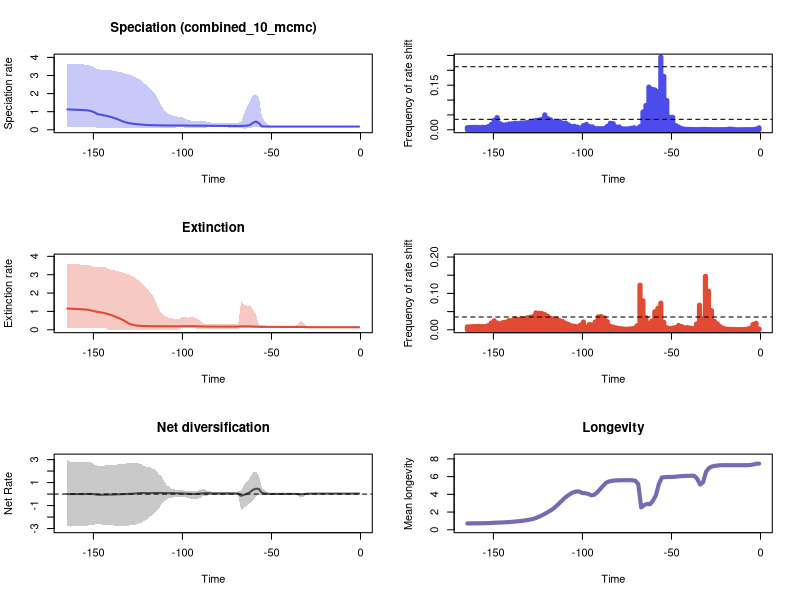

This figure's R source:


pdf(file='C:/Users/Gabriela Karam/PyRate/Datasets/Ophidia_abril/RTT_plots.pdf',width=10, height=15)
par(mfrow=c(3,2))
library(scales)

time=c(-0.827253915, -2.481761745,-4.136269575,-5.790777405,-7.445285235,-9.099793065,-10.754300895,-12.408808725,-14.063316555,-15.717824385,-17.372332215,-19.026840045,-20.681347875,-22.335855705,-23.990363535,-25.644871365,-27.299379195,-28.953887025,-30.608394855,-32.262902685,-33.917410515,-35.571918345,-37.226426175,-38.880934005,-40.535441835,-42.189949665,-43.844457495,-45.498965325,-47.153473155,-48.807980985,-50.462488815,-52.116996645,-53.771504475,-55.426012305,-57.080520135,-58.735027965,-60.389535795,-62.044043625,-63.698551455,-65.353059285,-67.007567115,-68.662074945,-70.316582775,-71.971090605,-73.625598435,-75.280106265,-76.934614095,-78.589121925,-80.243629755,-81.898137585,-83.552645415,-85.207153245,-86.861661075,-88.516168905,-90.170676735,-91.825184565,-93.479692395,-95.134200225,-96.788708055,-98.443215885,-100.097723715,-101.752231545,-103.406739375,-105.061247205,-106.715755035,-108.370262865,-110.024770695,-111.679278525,-113.333786355,-114.988294185,-116.642802015,-118.297309845,-119.951817675,-121.606325505,-123.260833335,-124.915341165,-126.569848995,-128.224356825,-129.878864655,-131.533372485,-133.187880315,-134.842388145,-136.496895975,-138.151403805,-139.805911635,-141.460419465,-143.114927295,-144.769435125,-146.423942955,-148.078450785,-149.732958615,-151.387466445,-153.041974275,-154.696482105,-156.350989935,-158.005497765,-159.660005595,-161.314513425,-162.969021255,-164.623529085)
rate=c(0.17629834174333012, 0.1761477795843054,0.1760955930773742,0.1760883824601979,0.1760770159888915,0.1760706836687077,0.17606341033592143,0.17605794830925914,0.17605738402584742,0.17606457082257912,0.17611447029335464,0.1761720933068048,0.17616656675796372,0.17616654849556798,0.17617187188997224,0.17617973337406684,0.17619548978302296,0.1762084616983159,0.17621952526882018,0.17624602933590594,0.17628315533191097,0.17629768998399792,0.1763025662172928,0.1763044481319378,0.17630555659260327,0.17632150375920239,0.17634382811855567,0.17638652816373562,0.17655893866836575,0.17688289945206728,0.1773846771251557,0.17877106034893128,0.18111574408362457,0.1844520670335142,0.367536092756356,0.457178704656695,0.38264681616260965,0.26711083961147086,0.23068143319532391,0.21844168567056532,0.2121475734562448,0.21018211551607696,0.21013546766654836,0.2108427843366934,0.21169034295574402,0.21215261742881283,0.2125150696276124,0.21294298315661384,0.21396172158510218,0.21552138857199482,0.21736730207116395,0.2224492266022834,0.22552216857003615,0.2265882811662175,0.22704361675289048,0.22746064623112938,0.2279767157689491,0.2286829976669149,0.23048414045391333,0.23290265088261863,0.23573752118226635,0.23665114291439351,0.23695211392791704,0.23745102055175168,0.2378437889970798,0.23850396999883938,0.23973346806520535,0.24279861165104055,0.24548854342545207,0.24863757768535916,0.2517006404061283,0.25644524767757504,0.26300223381790067,0.2742122787319168,0.28923970320616843,0.30217192257573144,0.31832268884775317,0.34002593786809077,0.3659001334429387,0.40172010488141985,0.4524877262022619,0.5175214751618507,0.5872972919291535,0.6418823539029115,0.6966683076219728,0.7405424088103417,0.7817116316349911,0.811669842718423,0.8418482343664289,0.8821298080845201,0.9772640006789228,1.0375560889630102,1.0688510914578973,1.082872337240338,1.0905679005068205,1.098441032984736,1.1047976034450733,1.1127825874939394,1.12049690984369,1.1267420115504465)
minHPD=c(0.15018451663461677, 0.15108857514646953,0.15095617789435972,0.1510247564336105,0.15108857514646953,0.15112683328408308,0.151147992621765,0.15118003575571146,0.15118003575571146,0.151147992621765,0.15108857514646953,0.1509830594365322,0.1510247564336105,0.15100594285981864,0.1509958479579132,0.15115057263825574,0.1511747874524312,0.1513027424584973,0.15118003575571146,0.15108857514646953,0.15118522597396855,0.1510340587606448,0.15093479092861262,0.1508041184903983,0.1506517099581464,0.15035766129719,0.1503741928890592,0.1506407471728696,0.14943906253904657,0.1470694061150047,0.14323407861803317,0.1423156479260841,0.1396284532465231,0.1387297957410624,0.1428662802219568,0.14311418107808316,0.13285330850287647,0.10619066427240825,0.08730998034485059,0.04774277093026284,0.10516143176002238,0.11810555179075181,0.1210820230364309,0.12476535370044618,0.12483899205395448,0.12638415361627817,0.1266490931867354,0.12648106944478602,0.13009041817449157,0.12998993592957436,0.12920992030059378,0.12864611470307022,0.12358576356772545,0.1246276966149652,0.12230639600271298,0.12464212926515635,0.1218730520237263,0.12545126823688255,0.12447611975796122,0.12468361131043218,0.12656860065956566,0.1254993399623055,0.12615873544098385,0.12468361131043218,0.12358576356772545,0.11637826555211983,0.10983396426707567,0.0947608092150962,0.10749579145645889,0.09489355646494699,0.09429774600950867,0.0947608092150962,0.0965185038527293,0.10653024584939008,0.1071909306264306,0.10427630833086259,0.10665411142814539,0.109021577547824,0.11734922499644543,0.11734922499644543,0.12176892656059637,0.12392926263187373,0.11922614001114717,0.1239789955864848,0.12171653048057952,0.1184009051594383,0.12392926263187373,0.12392926263187373,0.12468361131043218,0.12458251659559398,0.12960935936149082,0.13241855353832385,0.13605743886722307,0.13483448583348215,0.14050017046275556,0.1320850966047623,0.13537062493103016,0.14023300013311207,0.13400405995454154,0.13464164464001127)
maxHPD=c(0.20240243339140557, 0.20204512441647493,0.20153514712600984,0.20151057435675124,0.20151414404177972,0.20151602972583355,0.20152268545026641,0.201537463575649,0.20153130994777552,0.20152268545026641,0.20151057435675124,0.20154378724291055,0.20151414404177972,0.20151057435675124,0.20154378724291055,0.20175092217329663,0.20185032301260594,0.20203546571723063,0.20200605010036057,0.20203302090577197,0.2023380315558822,0.20233991870921894,0.20238150407123906,0.20238316485515334,0.20238072021840653,0.20238150407123906,0.20283880458603484,0.20381183293224708,0.2044254155670558,0.20655966914930735,0.21674860335483695,0.31204669412978714,0.46800139658079626,0.7572691241143582,1.793424183802201,1.9686513238695758,1.8962708755137425,1.5762275744276006,1.2448948141808391,0.9094135597818561,0.4194302474430329,0.3891497150131401,0.3894381083066789,0.38887275759163625,0.38500112521132007,0.3851529845195389,0.38500448060667386,0.38501829480389826,0.3894381083066789,0.39383137111941113,0.39968049248563436,0.4305659967988014,0.4624828556699324,0.4776605115323065,0.4832184848676104,0.4911963887058126,0.4954932873238972,0.5122268100556955,0.5490590552777921,0.6080804579458002,0.6855531597209086,0.7112505519879223,0.7373086972208098,0.7860673103011963,0.844345999330385,0.9201730162396955,1.0549328087356407,1.3193305967888707,1.595709777983472,1.9436309565669136,2.136382515406367,2.2996392565241215,2.442254787803439,2.576281663755182,2.7340454890987327,2.833480195018734,2.9172375559809347,2.988262803198553,3.053120421224587,3.0960886621539636,3.14629985253587,3.191441747759613,3.216780378691793,3.250887634553608,3.280765382293541,3.295836254194759,3.314664229427148,3.3235933425590463,3.33275279112603,3.3583130274388266,3.4601762921528096,3.540676454476213,3.5856025636804842,3.6028649514460493,3.6145485309602434,3.614827256698218,3.6259793299857077,3.641360724916098,3.6426324653414475,3.654863217645665)
remove_na = !is.na(rate)
time = time[remove_na]
plot(time,time,type = 'n', ylim = c(0, 4.0203495394102315), xlim = c(-165.450783,-0.0), ylab = 'Speciation rate', xlab = 'Time',main='Speciation (combined_10_mcmc)' )
polygon(c(time, rev(time)), c(maxHPD[remove_na], rev(minHPD[remove_na])), col = alpha('#4c4cec',0.3), border = NA)
lines(time,rate[remove_na], col = '#4c4cec', lwd=2)
mids=c(-0.8356100151515151, -2.5068300454545454,-4.178050075757575,-5.849270106060606,-7.520490136363636,-9.191710166666667,-10.862930196969698,-12.534150227272727,-14.205370257575757,-15.876590287878786,-17.547810318181817,-19.219030348484846,-20.890250378787876,-22.56147040909091,-24.232690439393938,-25.903910469696967,-27.575130499999997,-29.246350530303026,-30.91757056060606,-32.588790590909085,-34.26001062121212,-35.93123065151515,-37.602450681818176,-39.27367071212121,-40.94489074242424,-42.61611077272727,-44.2873308030303,-45.958550833333334,-47.62977086363636,-49.30099089393939,-50.97221092424242,-52.64343095454545,-54.314650984848484,-55.98587101515151,-57.65709104545454,-59.32831107575757,-60.9995311060606,-62.670751136363634,-64.34197116666667,-66.01319119696969,-67.68441122727272,-69.35563125757575,-71.02685128787878,-72.69807131818182,-74.36929134848485,-76.04051137878787,-77.7117314090909,-79.38295143939393,-81.05417146969697,-82.7253915,-84.39661153030302,-86.06783156060605,-87.73905159090909,-89.41027162121212,-91.08149165151515,-92.75271168181818,-94.4239317121212,-96.09515174242424,-97.76637177272727,-99.4375918030303,-101.10881183333333,-102.78003186363635,-104.45125189393939,-106.12247192424242,-107.79369195454545,-109.46491198484848,-111.1361320151515,-112.80735204545454,-114.47857207575757,-116.1497921060606,-117.82101213636363,-119.49223216666665,-121.16345219696969,-122.83467222727272,-124.50589225757575,-126.17711228787878,-127.84833231818182,-129.51955234848486,-131.1907723787879,-132.8619924090909,-134.53321243939394,-136.20443246969697,-137.8756525,-139.54687253030303,-141.21809256060607,-142.8893125909091,-144.56053262121213,-146.23175265151517,-147.9029726818182,-149.57419271212123,-151.24541274242424,-152.91663277272727,-154.5878528030303,-156.25907283333333,-157.93029286363637,-159.6015128939394,-161.27273292424243,-162.94395295454547,-164.6151729848485)
counts=c(0.006350635063506351, 0.00239023902390239,0.00074007400740074,0.0007000700070007,0.0006400640064006401,0.00071007100710071,0.00044004400440044003,0.00036003600360036,0.00058005800580058,0.00204020402040204,0.00222022202220222,0.0012201220122012202,0.00054005400540054,0.0006300630063006301,0.0006800680068006801,0.0008800880088008801,0.0008500850085008501,0.0009700970097009701,0.00147014701470147,0.0016001600160016002,0.00107010701070107,0.0009800980098009801,0.00105010501050105,0.0013701370137013701,0.0015301530153015303,0.00212021202120212,0.004340434043404341,0.009110911091109111,0.014131413141314131,0.04184418441844184,0.042074207420742075,0.09828982898289829,0.1796979697969797,0.24474447444744474,0.12811281128112811,0.1341034103410341,0.13647364736473647,0.14356435643564355,0.08171817181718172,0.05972597259725972,0.01054105410541054,0.00423042304230423,0.006820682068206821,0.00486048604860486,0.0033403340334033403,0.0027502750275027505,0.0038303830383038303,0.00951095109510951,0.009520952095209522,0.020602060206020602,0.021702170217021702,0.01144114411441144,0.0042004200420042,0.0037003700370037006,0.004000400040004,0.00411041104110411,0.009580958095809581,0.01097109710971097,0.018151815181518153,0.014231423142314232,0.005650565056505651,0.00877087708770877,0.011611161116111612,0.010951095109510952,0.016301630163016303,0.02231223122312231,0.02209220922092209,0.028692869286928692,0.02552255225522552,0.024382438243824384,0.03318331833183318,0.03776377637763777,0.05005500550055005,0.03486348634863486,0.03248324832483249,0.031763176317631765,0.028302830283028303,0.02552255225522552,0.023982398239823982,0.023222322232223223,0.02278227822782278,0.02135213521352135,0.022072207220722073,0.02002200220022002,0.019421942194219423,0.01665166516651665,0.016051605160516052,0.020432043204320433,0.040844084408440846,0.03202320232023202,0.01764176417641764,0.010711071107110712,0.0079007900790079,0.008420842084208421,0.007560756075607561,0.00832083208320832,0.00804080408040804,0.00808080808080808,0.007190719071907191)
plot(mids,counts,type = 'h', xlim = c(-165.450783,-0.0), ylim=c(0,0.24474447444744474), ylab = 'Frequency of rate shift', xlab = 'Time',lwd=5,col='#4c4cec')
bf2 = 0.03514394028058949
bf6 = 0.2120643392777693
abline(h=bf2, lty=2)
abline(h=bf6, lty=2)

time=c(-0.827253915, -2.481761745,-4.136269575,-5.790777405,-7.445285235,-9.099793065,-10.754300895,-12.408808725,-14.063316555,-15.717824385,-17.372332215,-19.026840045,-20.681347875,-22.335855705,-23.990363535,-25.644871365,-27.299379195,-28.953887025,-30.608394855,-32.262902685,-33.917410515,-35.571918345,-37.226426175,-38.880934005,-40.535441835,-42.189949665,-43.844457495,-45.498965325,-47.153473155,-48.807980985,-50.462488815,-52.116996645,-53.771504475,-55.426012305,-57.080520135,-58.735027965,-60.389535795,-62.044043625,-63.698551455,-65.353059285,-67.007567115,-68.662074945,-70.316582775,-71.971090605,-73.625598435,-75.280106265,-76.934614095,-78.589121925,-80.243629755,-81.898137585,-83.552645415,-85.207153245,-86.861661075,-88.516168905,-90.170676735,-91.825184565,-93.479692395,-95.134200225,-96.788708055,-98.443215885,-100.097723715,-101.752231545,-103.406739375,-105.061247205,-106.715755035,-108.370262865,-110.024770695,-111.679278525,-113.333786355,-114.988294185,-116.642802015,-118.297309845,-119.951817675,-121.606325505,-123.260833335,-124.915341165,-126.569848995,-128.224356825,-129.878864655,-131.533372485,-133.187880315,-134.842388145,-136.496895975,-138.151403805,-139.805911635,-141.460419465,-143.114927295,-144.769435125,-146.423942955,-148.078450785,-149.732958615,-151.387466445,-153.041974275,-154.696482105,-156.350989935,-158.005497765,-159.660005595,-161.314513425,-162.969021255,-164.623529085)
rate=c(0.13684190139417385, 0.1369235335547232,0.13760611254433391,0.13821178896413078,0.13838917629878628,0.1384430286040838,0.13846005915292903,0.13846324300063928,0.13846094571845213,0.13846094571845213,0.13846702252458537,0.13846844896236712,0.13849277881322625,0.13858407362148606,0.13884449256859413,0.13943367641910148,0.1401540950355136,0.14198564942722758,0.14592450442521404,0.1526643621379185,0.15480062379070259,0.15427017738325643,0.15371102508713128,0.15375024669636211,0.15392000021022584,0.1542052964847163,0.15448691118612007,0.1548805280377824,0.15556038926344568,0.15598053438287124,0.15623613268049263,0.15631321464282225,0.1565196139831106,0.15711413681780628,0.1606599600843221,0.17039620982074408,0.17802450263726302,0.18383114659056382,0.1852105857909889,0.18751711150453737,0.19088618641097194,0.1736654769599271,0.17124218250425788,0.17057769774675247,0.17038958634213885,0.17037281330559195,0.1704510036344593,0.17065641872238327,0.17100051628519486,0.17150372807505246,0.1723063448441983,0.17344920745417164,0.17561597460735107,0.18009451998121162,0.18478390973177738,0.18962699501278762,0.19372079235022963,0.19499260238851063,0.19430907190174843,0.19344640916794087,0.19301414744619394,0.19028226628098577,0.18974486180109656,0.189721751990392,0.18991550847695432,0.19020408078619122,0.19074583092609113,0.1916989407615156,0.19296608498336593,0.19453555811744694,0.19652582323625706,0.19889689206159533,0.20200875729690276,0.20674876412768872,0.2135360809284712,0.22341342642385054,0.24099729346387577,0.27957765170467896,0.3290121933599457,0.4210151383095371,0.5176589535948461,0.5940404846697751,0.667140052358459,0.7297172226363363,0.7958858429440178,0.8463661972967922,0.8923944964190661,0.925123689039342,0.9584605897708273,0.981313532142946,1.0153937381508853,1.0603730276505365,1.0917933069424066,1.106867735838824,1.1155803016650685,1.1246783268191662,1.1322161044463992,1.1407529667111271,1.1498053976813636,1.1566949455483835)
minHPD=c(0.10013992521424785, 0.10033005040709332,0.1034399399158789,0.10483005207950499,0.10487706433566714,0.1048633730292845,0.10485475457390052,0.10493260454166181,0.10514182674364722,0.10483005207950499,0.10497527177484088,0.10493260454166181,0.10498426703591918,0.10498426703591918,0.10414703074938392,0.10201458202999314,0.09980139645885365,0.1003885339744527,0.10441328276907186,0.10137401044766368,0.1115757248945334,0.1190545740723753,0.12305550936688271,0.1224615929741218,0.12250159571590051,0.12413978990240124,0.12410573705684112,0.12438510851004929,0.12413713286899458,0.12441425679726435,0.12464321036642939,0.12425809569803656,0.12438634465463674,0.12383967413073335,0.11621638027357142,0.11578528465845911,0.1154460404820849,0.11758702719272221,0.11556274409206838,0.11629288238774335,0.11541075167416025,0.04138976279766079,0.05466581029443438,0.05957253384165495,0.058602147676041605,0.05802019315434533,0.05795177565850539,0.057882430335154555,0.05637680485703988,0.05795177565850539,0.051437682049305156,0.04827013984360407,0.04865366644414547,0.03845356840483302,0.035735771872958365,0.0554297832183716,0.09637445961819227,0.09637445961819227,0.09729324338032237,0.09563819936904272,0.09387309662283808,7.020827833894094e-06,1.037946732075991e-05,1.037946732075991e-05,7.020827833894094e-06,7.020827833894094e-06,7.020827833894094e-06,1.037946732075991e-05,7.020827833894094e-06,7.020827833894094e-06,7.020827833894094e-06,7.020827833894094e-06,7.020827833894094e-06,7.020827833894094e-06,7.020827833894094e-06,7.020827833894094e-06,7.020827833894094e-06,7.020827833894094e-06,7.020827833894094e-06,7.020827833894094e-06,7.020827833894094e-06,7.020827833894094e-06,7.020827833894094e-06,1.037946732075991e-05,1.037946732075991e-05,5.6065497045598656e-05,0.08769133391501059,0.09272988538213744,0.09249259353893055,0.09663475299515392,0.09786709658864544,0.10450361096203438,0.09918274156945371,0.10780883971485775,0.10282428759805694,0.10416035938203466,0.10584265328724156,0.10960190270517628,0.10612808007688065,0.11608506587103913)
maxHPD=c(0.16895865671826618, 0.16830259095456168,0.16674842140186025,0.16564757611318567,0.1652641047008649,0.1652641047008649,0.1652641047008649,0.16535988655861927,0.165645125300345,0.16540893307614804,0.1656490747337093,0.165814488216819,0.16615243007566974,0.1667779676918079,0.1675581716590542,0.16971281560115745,0.1755474197096894,0.19681083267997057,0.21982599010782658,0.4281210184658976,0.49178725833258846,0.23855843819359746,0.22748148290573403,0.22610963850963492,0.22592316303031404,0.22747754603069242,0.22748148290573403,0.22803458066861668,0.22898690792994805,0.2306266483644629,0.2318338019893898,0.23194660906127462,0.2335743860773849,0.23662491294727053,0.28084267310126054,0.8571761588899904,1.113285297089359,1.3301472504965837,1.2920710436364833,1.359240318196049,1.5718419789275189,0.3187300718540277,0.29614459829572837,0.2955354907992419,0.29551950601415894,0.29543820013956573,0.29578550401496356,0.2963243795087923,0.2963243795087923,0.29995809267386986,0.29747873846615647,0.3016379105313719,0.31796300829614976,0.3643552199457461,0.495750612246148,0.6132376820236389,0.6769070358036127,0.6802941383246687,0.6619912563009924,0.6811205661958077,0.6972617102613735,0.5950428154213636,0.5977299642464632,0.6124234900352535,0.6368399626902734,0.6789832175997399,0.742924919151536,0.8798830884630026,1.1535567660683574,1.5420941609680954,1.849784748549246,2.060270857365352,2.2493795630100513,2.4107378574804055,2.569745971552499,2.7132371005829143,2.8368956180616074,2.9379980189525985,3.0075625576325296,3.0643044216106547,3.1133965478545895,3.154776195787548,3.2005980525123965,3.238330387419623,3.2806071681539533,3.302607905535624,3.395720406860771,3.400443062713973,3.3985496159932924,3.401277443349305,3.4284346039356715,3.488015836933771,3.5188438405376896,3.5446271837804297,3.5474365934413,3.5603864975624258,3.5711559801063038,3.5827343870178177,3.5858957477725086,3.602099523584877)
remove_na = !is.na(rate)
time = time[remove_na]
plot(time,time,type = 'n', ylim = c(0, 3.962309475943365), xlim = c(-165.450783,-0.0), ylab = 'Extinction rate', xlab = 'Time',main='Extinction' )
polygon(c(time, rev(time)), c(maxHPD[remove_na], rev(minHPD[remove_na])), col = alpha('#e34a33',0.3), border = NA)
lines(time,rate[remove_na], col = '#e34a33', lwd=2)
mids=c(-0.8356100151515151, -2.5068300454545454,-4.178050075757575,-5.849270106060606,-7.520490136363636,-9.191710166666667,-10.862930196969698,-12.534150227272727,-14.205370257575757,-15.876590287878786,-17.547810318181817,-19.219030348484846,-20.890250378787876,-22.56147040909091,-24.232690439393938,-25.903910469696967,-27.575130499999997,-29.246350530303026,-30.91757056060606,-32.588790590909085,-34.26001062121212,-35.93123065151515,-37.602450681818176,-39.27367071212121,-40.94489074242424,-42.61611077272727,-44.2873308030303,-45.958550833333334,-47.62977086363636,-49.30099089393939,-50.97221092424242,-52.64343095454545,-54.314650984848484,-55.98587101515151,-57.65709104545454,-59.32831107575757,-60.9995311060606,-62.670751136363634,-64.34197116666667,-66.01319119696969,-67.68441122727272,-69.35563125757575,-71.02685128787878,-72.69807131818182,-74.36929134848485,-76.04051137878787,-77.7117314090909,-79.38295143939393,-81.05417146969697,-82.7253915,-84.39661153030302,-86.06783156060605,-87.73905159090909,-89.41027162121212,-91.08149165151515,-92.75271168181818,-94.4239317121212,-96.09515174242424,-97.76637177272727,-99.4375918030303,-101.10881183333333,-102.78003186363635,-104.45125189393939,-106.12247192424242,-107.79369195454545,-109.46491198484848,-111.1361320151515,-112.80735204545454,-114.47857207575757,-116.1497921060606,-117.82101213636363,-119.49223216666665,-121.16345219696969,-122.83467222727272,-124.50589225757575,-126.17711228787878,-127.84833231818182,-129.51955234848486,-131.1907723787879,-132.8619924090909,-134.53321243939394,-136.20443246969697,-137.8756525,-139.54687253030303,-141.21809256060607,-142.8893125909091,-144.56053262121213,-146.23175265151517,-147.9029726818182,-149.57419271212123,-151.24541274242424,-152.91663277272727,-154.5878528030303,-156.25907283333333,-157.93029286363637,-159.6015128939394,-161.27273292424243,-162.94395295454547,-164.6151729848485)
counts=c(0.0023002300230023, 0.0178017801780178,0.014791479147914791,0.00427042704270427,0.0017701770177017701,0.0008700870087008701,0.0006600660066006601,0.00091009100910091,0.0008500850085008501,0.00113011301130113,0.0013001300130013002,0.002000200020002,0.00391039103910391,0.008570857085708572,0.01627162716271627,0.023332333233323333,0.052755275527552756,0.10613061306130613,0.14694469446944694,0.029762976297629765,0.06765676567656766,0.015931593159315933,0.0036003600360036,0.004340434043404341,0.00605060506050605,0.00555055505550555,0.00898089808980898,0.011741174117411742,0.00629062906290629,0.0045804580458045805,0.0033203320332033204,0.00551055105510551,0.020542054205420542,0.07328732873287329,0.05907590759075908,0.049614961496149614,0.0241024102410241,0.01764176417641764,0.03306330633063306,0.07968796879687969,0.12271227122712271,0.010761076107610762,0.004090409040904091,0.00282028202820282,0.0020702070207020704,0.0019101910191019103,0.00261026102610261,0.0035603560356035602,0.005120512051205121,0.0074907490749074905,0.009770977097709771,0.022332233223322333,0.03239323932393239,0.036203620362036205,0.03559355935593559,0.021592159215921593,0.013461346134613462,0.014691469146914691,0.007430743074307431,0.021482148214821483,0.01295129512951295,0.00819081908190819,0.009850985098509851,0.01062106210621062,0.014621462146214622,0.017721772177217723,0.022612261226122612,0.025182518251825183,0.029382938293829382,0.029672967296729674,0.031393139313931395,0.037143714371437146,0.041724172417241724,0.044854485448544854,0.04558455845584559,0.04635463546354635,0.03594359435943594,0.034183418341834186,0.032673267326732675,0.02843284328432843,0.030663066306630665,0.02859285928592859,0.02981298129812981,0.025122512251225124,0.025202520252025202,0.02115211521152115,0.01987198719871987,0.01643164316431643,0.01872187218721872,0.02468246824682468,0.018691869186918692,0.011411141114111411,0.00891089108910891,0.008970897089708971,0.009320932093209321,0.00936093609360936,0.009020902090209022,0.008420842084208421,0.00793079307930793)
plot(mids,counts,type = 'h', xlim = c(-165.450783,-0.0), ylim=c(0,0.2), ylab = 'Frequency of rate shift', xlab = 'Time',lwd=5,col='#e34a33')
abline(h=bf2, lty=2)
abline(h=bf6, lty=2)
#Net Diversification Rate
time=c(-0.827253915, -2.481761745,-4.136269575,-5.790777405,-7.445285235,-9.099793065,-10.754300895,-12.408808725,-14.063316555,-15.717824385,-17.372332215,-19.026840045,-20.681347875,-22.335855705,-23.990363535,-25.644871365,-27.299379195,-28.953887025,-30.608394855,-32.262902685,-33.917410515,-35.571918345,-37.226426175,-38.880934005,-40.535441835,-42.189949665,-43.844457495,-45.498965325,-47.153473155,-48.807980985,-50.462488815,-52.116996645,-53.771504475,-55.426012305,-57.080520135,-58.735027965,-60.389535795,-62.044043625,-63.698551455,-65.353059285,-67.007567115,-68.662074945,-70.316582775,-71.971090605,-73.625598435,-75.280106265,-76.934614095,-78.589121925,-80.243629755,-81.898137585,-83.552645415,-85.207153245,-86.861661075,-88.516168905,-90.170676735,-91.825184565,-93.479692395,-95.134200225,-96.788708055,-98.443215885,-100.097723715,-101.752231545,-103.406739375,-105.061247205,-106.715755035,-108.370262865,-110.024770695,-111.679278525,-113.333786355,-114.988294185,-116.642802015,-118.297309845,-119.951817675,-121.606325505,-123.260833335,-124.915341165,-126.569848995,-128.224356825,-129.878864655,-131.533372485,-133.187880315,-134.842388145,-136.496895975,-138.151403805,-139.805911635,-141.460419465,-143.114927295,-144.769435125,-146.423942955,-148.078450785,-149.732958615,-151.387466445,-153.041974275,-154.696482105,-156.350989935,-158.005497765,-159.660005595,-161.314513425,-162.969021255,-164.623529085)
net_rate=c(0.04353915859062329, 0.042289851865796355,0.040556051533950296,0.03938510107576876,0.03908243444039992,0.038974808128481066,0.038940241818577755,0.03893750556366539,0.03895565386906226,0.0389741853470826,0.03908714334313558,0.03949435337565118,0.03919396363486648,0.03905907032967808,0.03864786403118357,0.03764607267931367,0.03641175506529233,0.032939564008089346,0.02350259662220496,-0.010011422726352125,-0.01918880345852,0.0029204479197485803,0.01248809053015292,0.012728612005905934,0.01252341690881059,0.012151944392511318,0.011776062433283484,0.01131523311702008,0.010808808722322653,0.011489567625395727,0.013852207707430422,0.024319286848325405,0.05155077920710785,0.10558024165369373,0.448736634363077,0.4666765329879561,0.3705227456035051,0.1697355859534868,0.029765506359736453,-0.060734622559201826,-0.15063394371610786,0.03498894839584808,0.04768763113295547,0.0501326589821461,0.051434179157614966,0.05193258076044567,0.05219889239740753,0.0523865538061975,0.05329784857344177,0.05522631944531712,0.05714443029901921,0.06702834720447685,0.06928165947102378,0.0579739596323375,0.042210827667267616,0.024285581358934022,0.009269540244076637,0.00809657913681248,0.022964578231827397,0.036053949869663336,0.05000203801372598,0.0637273896867077,0.06791431646935878,0.07527274602253581,0.07782571006293479,0.0805596089682671,0.08346281485419835,0.09083263256087193,0.08814155904998117,0.09775112476158307,0.08762657141664774,0.08148199969937929,0.07746379543723299,0.08381767558799927,0.09253161034381174,0.07439189259087463,0.051213094765133894,0.028831591464702946,0.019794358512929718,0.006751173000609483,-0.0037294810910996007,-0.01165023263087802,-0.02087101913117117,-0.03032247871852974,-0.04093445647531865,-0.04704072729064444,-0.054752035809551416,-0.0595875320678483,-0.06480524334344406,-0.05295575780573633,-0.0032625881140093283,0.007610213441679997,0.007320486553247342,0.0065277840207099294,0.005423934187380069,0.004639488007577557,0.002433886634169346,0.0017823550015886593,0.0008047458328143332,0.00017838401962491255)
net_minHPD=c(-0.0020250131936600246, -0.0014394088762190727,0.0004235619884358499,0.0020092233592775843,0.0020954022024497754,0.002474301654508626,0.0021802589910674686,0.0021077089605091304,0.0020954022024497754,0.0020495001692551196,0.0020058438363280695,0.0013439117878887297,0.0013546287128587409,0.0007825225407866176,-0.00026327624375649394,-0.0033143551314318564,-0.007873863156374422,-0.02430479258498844,-0.04723457069578435,-0.257982809005988,-0.32335640943151384,-0.06576648524482936,-0.05414560143488639,-0.05305586967721301,-0.05305586967721301,-0.05324772759823315,-0.05408457356021282,-0.05590499578055422,-0.05829303349586709,-0.062085271065864145,-0.07330990259607598,-0.08802453388563808,-0.08024009424668074,-0.0957739355719189,-0.0766479188115814,-0.16779814755573108,-0.5440353570956553,-0.7743870575134073,-0.9834025407584798,-1.168970852543827,-1.458567137718084,-0.10622773736689009,-0.07518112685853617,-0.06819667879076802,-0.0653584167308624,-0.06469108349373764,-0.06480151593325637,-0.06582700266798733,-0.06066811533985139,-0.06835660490837259,-0.07475523590426089,-0.10828679732864499,-0.1518127845416255,-0.17712718172653621,-0.37386193450326954,-0.40690993719250573,-0.40690993719250573,-0.4068902507241569,-0.3396949142757302,-0.2917022569508137,-0.2904026561273191,-0.24455364480437422,-0.25991231475858767,-0.29536438892746025,-0.33156711194865307,-0.3944364040529975,-0.6183957802100599,-0.8492350770483331,-1.3098575489157949,-1.5621965981004435,-1.8326327109033156,-1.9706569687450244,-2.2267027910564425,-2.3498352368060402,-2.5033009445857215,-2.585017964042678,-2.6667878426819613,-2.725841717836624,-2.7298771665503905,-2.7488208595873758,-2.7469753879482135,-2.7543002588522243,-2.7533750119941502,-2.7498495992232983,-2.679844833852133,-2.672118341681932,-2.672157049938416,-2.654092199363328,-2.6299388158084827,-2.5900566542077987,-2.672748341926911,-2.702149146225054,-2.7337923735047727,-2.7499575207988207,-2.7330862459611485,-2.758022493766939,-2.8240340724458903,-2.803177579711121,-2.8240340724458903,-2.734645935319913)
net_maxHPD=c(0.08968150252023925, 0.08562260788318715,0.0804093293333078,0.0786471568004488,0.078122006548253,0.07842934282008406,0.07812366429867174,0.07805289357742055,0.07805246782222373,0.07812366429867174,0.07836319922594391,0.07825868716458681,0.07842934282008406,0.07842934282008406,0.07917920316525748,0.0807431998981295,0.08293714473373522,0.08285637617191235,0.0781219233413854,0.0858802394368395,0.0763180912246598,0.06785820999637748,0.06182408378245327,0.06211389618176519,0.062109229499721946,0.062186996092358116,0.06209133298671407,0.06141554067553212,0.062186996092358116,0.06491684174587153,0.06872503392023704,0.1511296143528959,0.30926170472764514,0.6004423909414893,1.6524736875797688,1.9432575340653302,1.8828731915780064,1.4750451569280296,1.0675478915187693,0.8118514106283015,0.29161890266520096,0.22495018303599432,0.19996209462617573,0.19661374872522722,0.1966198468670222,0.1966756831431666,0.1966756831431666,0.19668246094987002,0.2043457275813229,0.2044516156758778,0.21672764590825105,0.26670512210642067,0.3676902336529031,0.4527014933574037,0.31878179821030983,0.3052620141540834,0.29589165545550533,0.28893211003624913,0.286288327257053,0.3015456260608036,0.33151329324492035,0.35327971927487867,0.36979138035866554,0.41553643633326987,0.5202601065977708,0.727189430307481,1.0127126935300415,1.5797646947232886,1.7283660751614252,2.120498059027998,2.2048451005058958,2.3592494263470956,2.369873186179137,2.461153471198205,2.607379855936376,2.6787763616796347,2.6810793254369885,2.6601914886583633,2.669006743859197,2.6598494007372917,2.64784317759388,2.616654621914667,2.578026876758945,2.5260468301291765,2.522910970326653,2.5022563980164625,2.4867368587957337,2.478434480086378,2.4636075959190813,2.4794788346038024,2.5887224291353985,2.744553119243055,2.7809084705332756,2.793587656035199,2.829567070977462,2.829567070977462,2.780276891405626,2.820987762832158,2.8223769119729534,2.9294374402253545)
remove_na = !is.na(net_rate)
time = time[remove_na]
plot(time,time,type = 'n', ylim = c(-3.1064374796904795, 3.22238118424789), xlim = c(-165.450783,-0.0), ylab = 'Net Rate', xlab = 'Time',lwd=2, main='Net diversification', col= '#504A4B' )
polygon(c(time, rev(time)), c(net_maxHPD[remove_na], rev(net_minHPD[remove_na])), col = alpha('#504A4B',0.3), border = NA)
lines(time,net_rate[remove_na], col = '#504A4B', lwd=2)
abline(h=0,lty=2)


time=c(-0.827253915, -2.481761745,-4.136269575,-5.790777405,-7.445285235,-9.099793065,-10.754300895,-12.408808725,-14.063316555,-15.717824385,-17.372332215,-19.026840045,-20.681347875,-22.335855705,-23.990363535,-25.644871365,-27.299379195,-28.953887025,-30.608394855,-32.262902685,-33.917410515,-35.571918345,-37.226426175,-38.880934005,-40.535441835,-42.189949665,-43.844457495,-45.498965325,-47.153473155,-48.807980985,-50.462488815,-52.116996645,-53.771504475,-55.426012305,-57.080520135,-58.735027965,-60.389535795,-62.044043625,-63.698551455,-65.353059285,-67.007567115,-68.662074945,-70.316582775,-71.971090605,-73.625598435,-75.280106265,-76.934614095,-78.589121925,-80.243629755,-81.898137585,-83.552645415,-85.207153245,-86.861661075,-88.516168905,-90.170676735,-91.825184565,-93.479692395,-95.134200225,-96.788708055,-98.443215885,-100.097723715,-101.752231545,-103.406739375,-105.061247205,-106.715755035,-108.370262865,-110.024770695,-111.679278525,-113.333786355,-114.988294185,-116.642802015,-118.297309845,-119.951817675,-121.606325505,-123.260833335,-124.915341165,-126.569848995,-128.224356825,-129.878864655,-131.533372485,-133.187880315,-134.842388145,-136.496895975,-138.151403805,-139.805911635,-141.460419465,-143.114927295,-144.769435125,-146.423942955,-148.078450785,-149.732958615,-151.387466445,-153.041974275,-154.696482105,-156.350989935,-158.005497765,-159.660005595,-161.314513425,-162.969021255,-164.623529085)
rate=c(7.464123328688877, 7.454327701524615,7.3704407090709525,7.308357686816603,7.29354958841169,7.288719017593827,7.2877837603541185,7.28839380437118,7.289398622093383,7.289810110232231,7.289999395818662,7.290914342378899,7.290276116295567,7.283848718453772,7.261510393970921,7.2082207764395,7.143301495307091,6.969353062199552,6.538045531641736,5.361072415484169,5.10686924017829,5.756698618518325,6.091823056926794,6.1007130468329915,6.093209845636838,6.07840465919403,6.063430326798155,6.042545914267934,6.001817839908677,5.974685406452697,5.961349620365295,5.957952281319346,5.942877892855935,5.895616711274913,5.157789215539625,3.8885259827329817,3.287312963094764,2.88176324805626,2.9142392556043832,2.785394693930732,2.5236865720099644,5.161930745380997,5.535534256695764,5.587864895613918,5.596997531136953,5.598260469575828,5.596290129381035,5.590789235994364,5.579792570437211,5.56025899134361,5.518802577844119,5.447032553742274,5.287117831141496,4.931669127604786,4.557443465427211,4.201601252752563,3.939833855232527,3.8974911192864403,4.05279617549708,4.12958816938881,4.155469095529328,4.316888008193922,4.325847512341862,4.242076111693511,4.0636196147739465,3.8388341680767857,3.5735208046972775,3.2589615542983266,2.935657885692234,2.621154169642113,2.345871715922416,2.1283601863296897,1.9318982959404725,1.750159932643291,1.5779048814735943,1.4261074374968348,1.2981429720109354,1.1920434735481324,1.1297532510684054,1.0737031349151949,1.0274189884952745,0.9893398513096018,0.9523317281034236,0.9201465037854872,0.888562665321488,0.8668099455366407,0.8461338558398099,0.8305798517339679,0.8161195569625672,0.8054127316137287,0.7886551509776205,0.7640808872546084,0.7487686709770546,0.7417323879350881,0.737653828883792,0.7334488961792501,0.729451539151332,0.7257342969939048,0.7218433329768373,0.7184032539056092)
minHPD=c(7.464123328688877, 7.454327701524615,7.3704407090709525,7.308357686816603,7.29354958841169,7.288719017593827,7.2877837603541185,7.28839380437118,7.289398622093383,7.289810110232231,7.289999395818662,7.290914342378899,7.290276116295567,7.283848718453772,7.261510393970921,7.2082207764395,7.143301495307091,6.969353062199552,6.538045531641736,5.361072415484169,5.10686924017829,5.756698618518325,6.091823056926794,6.1007130468329915,6.093209845636838,6.07840465919403,6.063430326798155,6.042545914267934,6.001817839908677,5.974685406452697,5.961349620365295,5.957952281319346,5.942877892855935,5.895616711274913,5.157789215539625,3.8885259827329817,3.287312963094764,2.88176324805626,2.9142392556043832,2.785394693930732,2.5236865720099644,5.161930745380997,5.535534256695764,5.587864895613918,5.596997531136953,5.598260469575828,5.596290129381035,5.590789235994364,5.579792570437211,5.56025899134361,5.518802577844119,5.447032553742274,5.287117831141496,4.931669127604786,4.557443465427211,4.201601252752563,3.939833855232527,3.8974911192864403,4.05279617549708,4.12958816938881,4.155469095529328,4.316888008193922,4.325847512341862,4.242076111693511,4.0636196147739465,3.8388341680767857,3.5735208046972775,3.2589615542983266,2.935657885692234,2.621154169642113,2.345871715922416,2.1283601863296897,1.9318982959404725,1.750159932643291,1.5779048814735943,1.4261074374968348,1.2981429720109354,1.1920434735481324,1.1297532510684054,1.0737031349151949,1.0274189884952745,0.9893398513096018,0.9523317281034236,0.9201465037854872,0.888562665321488,0.8668099455366407,0.8461338558398099,0.8305798517339679,0.8161195569625672,0.8054127316137287,0.7886551509776205,0.7640808872546084,0.7487686709770546,0.7417323879350881,0.737653828883792,0.7334488961792501,0.729451539151332,0.7257342969939048,0.7218433329768373,0.7184032539056092)
maxHPD=c(7.464123328688877, 7.454327701524615,7.3704407090709525,7.308357686816603,7.29354958841169,7.288719017593827,7.2877837603541185,7.28839380437118,7.289398622093383,7.289810110232231,7.289999395818662,7.290914342378899,7.290276116295567,7.283848718453772,7.261510393970921,7.2082207764395,7.143301495307091,6.969353062199552,6.538045531641736,5.361072415484169,5.10686924017829,5.756698618518325,6.091823056926794,6.1007130468329915,6.093209845636838,6.07840465919403,6.063430326798155,6.042545914267934,6.001817839908677,5.974685406452697,5.961349620365295,5.957952281319346,5.942877892855935,5.895616711274913,5.157789215539625,3.8885259827329817,3.287312963094764,2.88176324805626,2.9142392556043832,2.785394693930732,2.5236865720099644,5.161930745380997,5.535534256695764,5.587864895613918,5.596997531136953,5.598260469575828,5.596290129381035,5.590789235994364,5.579792570437211,5.56025899134361,5.518802577844119,5.447032553742274,5.287117831141496,4.931669127604786,4.557443465427211,4.201601252752563,3.939833855232527,3.8974911192864403,4.05279617549708,4.12958816938881,4.155469095529328,4.316888008193922,4.325847512341862,4.242076111693511,4.0636196147739465,3.8388341680767857,3.5735208046972775,3.2589615542983266,2.935657885692234,2.621154169642113,2.345871715922416,2.1283601863296897,1.9318982959404725,1.750159932643291,1.5779048814735943,1.4261074374968348,1.2981429720109354,1.1920434735481324,1.1297532510684054,1.0737031349151949,1.0274189884952745,0.9893398513096018,0.9523317281034236,0.9201465037854872,0.888562665321488,0.8668099455366407,0.8461338558398099,0.8305798517339679,0.8161195569625672,0.8054127316137287,0.7886551509776205,0.7640808872546084,0.7487686709770546,0.7417323879350881,0.737653828883792,0.7334488961792501,0.729451539151332,0.7257342969939048,0.7218433329768373,0.7184032539056092)
remove_na = !is.na(rate)
time = time[remove_na]
plot(time,time,type = 'n', ylim = c(0, 8.210535661557765), xlim = c(-165.450783,-0.0), ylab = 'Mean longevity', xlab = 'Time',main='Longevity' )
polygon(c(time, rev(time)), c(maxHPD[remove_na], rev(minHPD[remove_na])), col = alpha('#756bb1',0.3), border = NA)
lines(time,rate[remove_na], col = '#756bb1', lwd=4)

n <- dev.off()